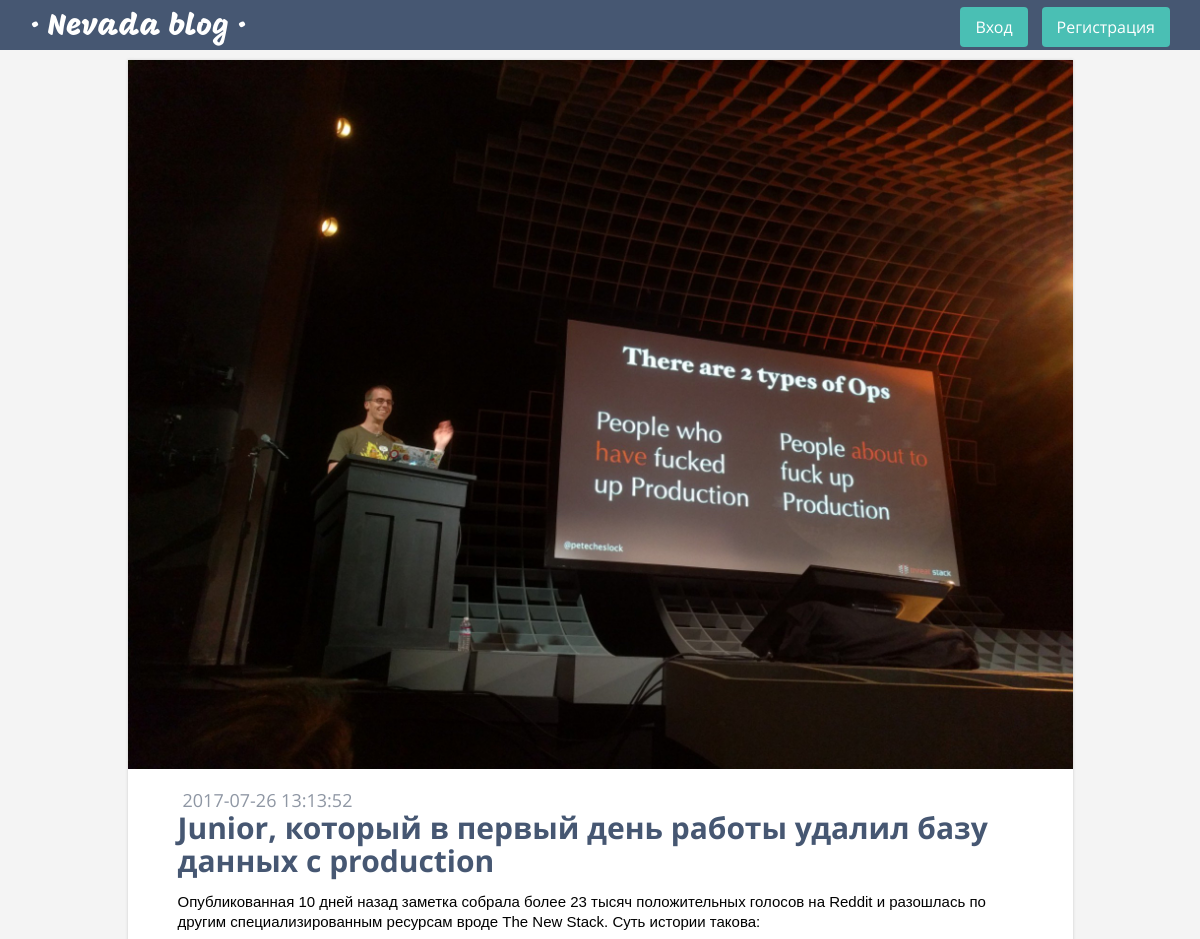
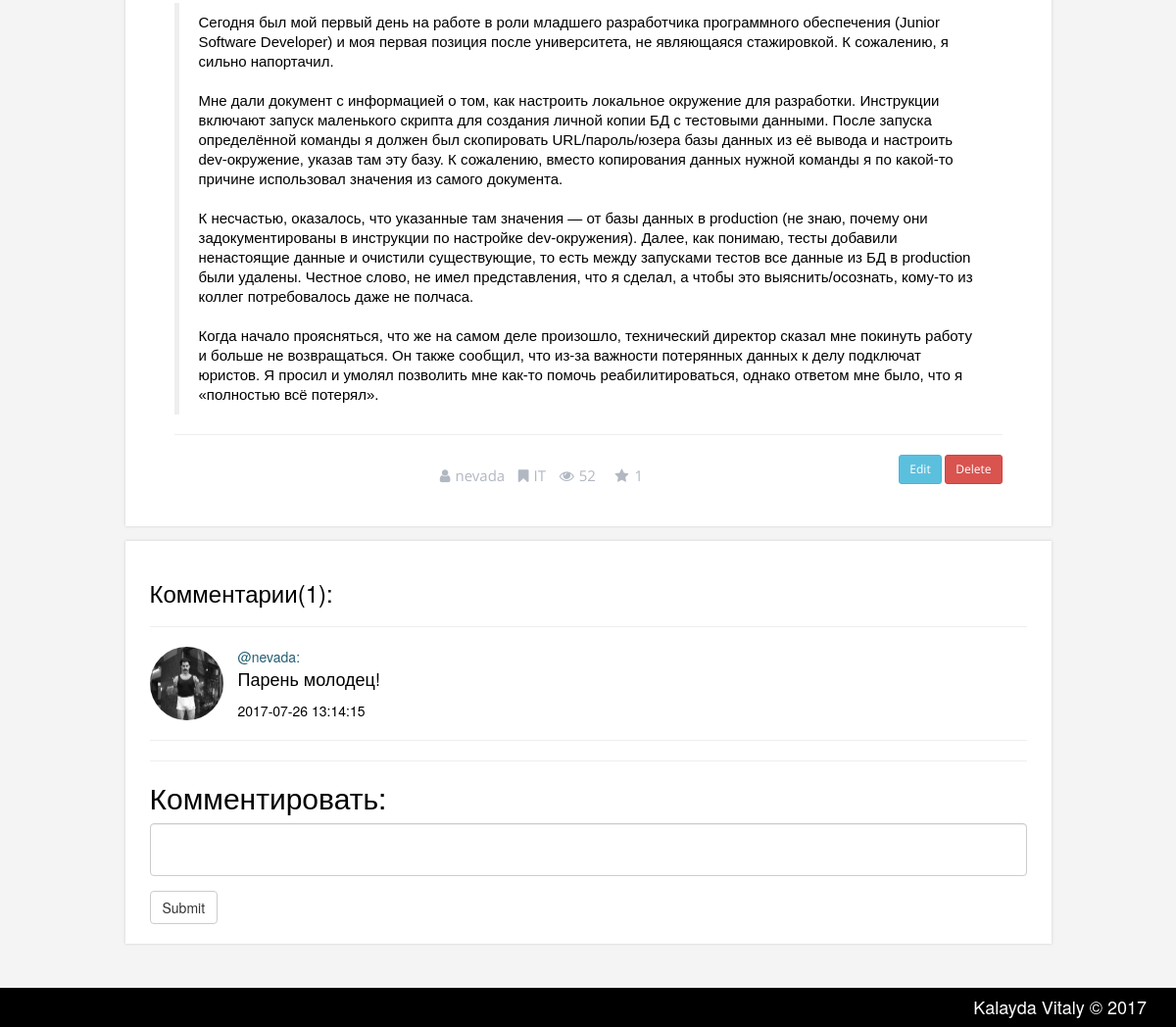
Page /article/24 on the committed database (2 pictures, top to bottom).
### tables this page shows
CREATE TABLE `posts` (
  `id` int(11) UNSIGNED NOT NULL,
  `title` varchar(255) NOT NULL,
  `content` text,
  `description` varchar(255) NOT NULL,
  `post_image` varchar(150) DEFAULT NULL,
  `category_id` int(11) UNSIGNED DEFAULT NULL,
  `views_count` int(11) UNSIGNED DEFAULT '0',
  `author_id` int(11) UNSIGNED DEFAULT NULL,
  `updated_at` timestamp NULL DEFAULT NULL,
  `created_at` timestamp NOT NULL DEFAULT CURRENT_TIMESTAMP
);

CREATE TABLE `users` (
  `id` int(11) UNSIGNED NOT NULL,
  `username` varchar(50) NOT NULL,
  `password` varchar(255) NOT NULL,
  `salt` varchar(64) NOT NULL,
  `role_id` int(11) UNSIGNED NOT NULL DEFAULT '1',
  `created_at` timestamp NOT NULL DEFAULT CURRENT_TIMESTAMP,
  `del_flag` tinyint(1) UNSIGNED NOT NULL DEFAULT '0'
);

CREATE TABLE `categories` (
  `id` int(11) UNSIGNED NOT NULL,
  `name` varchar(45) NOT NULL
);

CREATE TABLE `comments` (
  `id` int(11) UNSIGNED NOT NULL,
  `post_id` int(11) UNSIGNED NOT NULL,
  `author_id` int(11) UNSIGNED NOT NULL,
  `body` text NOT NULL,
  `created_at` timestamp NOT NULL DEFAULT CURRENT_TIMESTAMP
);

CREATE TABLE `users_profiles` (
  `user_id` int(11) UNSIGNED NOT NULL,
  `email` varchar(50) DEFAULT NULL,
  `first_name` varchar(50) DEFAULT NULL,
  `last_name` varchar(50) DEFAULT NULL,
  `birth_day` date DEFAULT NULL,
  `city` varchar(50) DEFAULT NULL,
  `avatar` varchar(255) NOT NULL,
  `last_activity` timestamp NULL DEFAULT NULL
);

### app/helpers/Config.php (called while the page is built)
<?php
class Config {
	public static function get($path = null) {
		if ($path) {
			$config = $GLOBALS['config'];
			$path = explode('/', $path);
			foreach ($path as $bit) {
				if (isset($config[$bit])) {
					$config = $config[$bit];
				}
			}
			return $config;
		}
	return false;
	}
}

### app/controllers/PostController.php (called while the page is built, shortened)
<?php
class PostController extends Controller {
	public function __construct() {
		$this->postModel = new Post;
		$categories = $this->postModel->getCategoriesList();
		$this->view->data('categories', $categories);
	}
	public function articleAction($postId = 1) {
		$postModel = new Post;
		$comment = new Comment;
		$user = new User;
		$userId = $user->isLoggedIn() ? $user->data()->id : false;
		$postId = (string) ((int) $postId);
		$post = $postModel->getPostById($postId, $userId);
		$comments = $comment->getCommentsByPostId($postId);
		$isYourPost = ($userId == $post->author_id);
		return $this->view->render('main', 'post/single', [
			'post' => $post,
			'comments' => $comments,
			'isYourPost' => false
			]);
	}
}

### index.php (called while the page is built, shortened)
<?php
$app = new Router;

### app/libs/Database/QueryBuilder.php (called while the page is built, shortened)
<?php
class QueryBuilder {
	public $db;
	private static $_instance = null;
	public static function getInstance() {
		if(is_null(self::$_instance))
		{
			self::$_instance = new self();
		}
		return self::$_instance;
	}
	private function __construct() {
		$this->db = new Connector;
	}
	public function sql($sql, $fields = null) {
		$query = $this->db->prepare($sql);
		$query->execute($fields);
		if (explode(' ', $sql)[0] == 'SELECT') {
			if ($query->rowCount()) {
				return $query->fetchAll(\PDO::FETCH_OBJ);
			}
		} else {
			return true;
		}
	}
}

### app/helpers/Cookie.php (called while the page is built, shortened)
<?php
class Cookie {
	public static function exists($name) {
		return (isset($_COOKIE[$name])) ? true : false;
	}
}

### app/helpers/Session.php (called while the page is built, shortened)
<?php
class Session {
	public static function exists($name) {
		return (isset($_SESSION[$name])) ? true : false;
	}
}

### app/models/User.php (called while the page is built, shortened)
<?php
class User extends Model {
	private $isLoggedIn,
	$data,
	$isAdmin = false;
	public function isLoggedIn() {
		return $this->isLoggedIn;
	}
}

### app/libs/Model.php (called while the page is built, shortened)
<?php
class Model {
	public function __construct() {
		$this->db = QueryBuilder::getInstance();
	}
}

### app/models/Post.php (called while the page is built, shortened)
<?php
class Post extends Model {
	public function getPostById($id, $userId = false) {
		$isLoggedInField = '';
		$isLoggedInJoin = '';
		return $this->db->sql("SELECT posts.id, posts.title, posts.views_count, posts.author_id, posts.content, posts.post_image, categories.name as cat_name, users.username, posts.created_at, COUNT(DISTINCT fav_posts.id) AS favs {$isLoggedInField} FROM posts INNER JOIN users ON posts.author_id = users.id INNER JOIN categories ON posts.category_id = categories.id
			{$isLoggedInJoin}
			LEFT JOIN fav_posts ON posts.id = fav_posts.post_id
			WHERE posts.id = $id", [':user_id' => $userId])[0];
	}
}

### app/libs/Database/Connector.php (called while the page is built, shortened)
<?php
class Connector extends \PDO {
	public function __construct() {
		$dsn = 	Config::get('database/DB_TYPE') . ":" .
		"host=" . Config::get('database/DB_HOST') .	";" .
		"dbname=" . Config::get('database/DB_NAME');
		$username = Config::get('database/username');
		$password = Config::get('database/password');
	}
}
?>

### app/models/Comment.php (called while the page is built, shortened)
<?php
class Comment extends Model {
	public function getCommentsByPostId($postId) {
		$sql = "SELECT u.id, c.body, c.created_at, u.username, up.avatar FROM comments c
		INNER JOIN users u ON c.author_id = u.id
		INNER JOIN users_profiles up ON up.user_id = u.id
		WHERE c.post_id = :post_id";
		$comments = $this->db->sql($sql, ['post_id' => $postId]);
		return $comments;
	}
}

### app/views/post/single.php (the view, shortened to what this page needs)
<section>
  <div class="container">
   <div class="row">
     <div class="col-md-10 col-md-offset-1">
      <article class="post-block">
        <?php if(!empty($post->post_image)): ?>
          <div class="image-block">
            <a href="/article/<?=$post->id;?>"><img src="/<?=$post->post_image;?>" alt=""></a>
          </div>
        <?php endif; ?>
        <div class="content clearfix">
          <div class="content-head clearfix">
            <div class="post-date"><?=$post->created_at; ?></div>
            <h2 class="post-title"><?=$post->title;?></h2>
          </div>
          <div class="post-content">
            <?=$post->content; ?>
          </div>
          <hr>
          <?php if (!$isYourPost): ?>
            <div class="post-footer-menu pull-right">
              <a href="/post/edit/<?=$post->id;?>" class="btn btn-info btn-sm">Edit</a>
              <button type="button" class="btn btn-danger btn-sm" data-toggle="modal" data-target="#myModal">Delete</button>
            </div>
          <?php endif; ?>
          <ul class="post-comments">
            <li><a href="/profile/<?=$post->user_id?>" class="user_icon" title="Users"><i class="fa fa-user"></i><?=$post->username;?></a></li>
            <li><i class="fa fa-bookmark"></i><a href="#"><?=$post->cat_name;?></a></li>
            <li><i class="fa fa-eye" aria-hidden="true"></i><?=$post->views_count;?></li>
            <li>
              <form action="/post/fav" method="post">
                <button class="fa fa-star" name="fav" value="<?=$post->id;?>" style="background-color: transparent; border: none;<?php if (isset($post->isFaved)) {echo "color: red";}?> "></button><?=$post->favs;?>
              </form>
            </li>
          </ul>
        </article>
      </div>
    </div>
  </div>
</section>
<section id="comments">
  <div class="container">
    <div class="row">
      <div class="col-md-10 col-md-offset-1">
        <div class="profile-block comments-block">
          <?php if(empty($comments)): ?>
            <p>Комментариев еще нет</p>
          <?php else: ?>
            <h3 style="margin-bottom: 20px">Комментарии(<?=count($comments);?>):</h3>
            <hr>
            <?php foreach($comments as $comment): ?>
              <div class="mini-avatar pull-left">
                <img src="/<?php echo $comment->avatar; ?>" alt="">
              </div>
              <div class="comment-block">
              <a class="profile-username" href="/profile/<?=$comment->id;?>">@<?=$comment->username;?>:</a>
              <p class="comment-body"><?=$comment->body;?></p>
              <span><?=$comment->created_at;?></span>
              <hr>
            </div>
          <?php endforeach; ?>
        <?php endif; ?>
        <hr>
        <h2>Комментировать:</h2>
        <form action="/post/article/<?=$post->id;?>" method="post">
          <div class="form-group">
            <textarea style="resize: none" type="text" name="commentbody" class="form-control"></textarea>
          </div>
          <input type="submit" name="comment" class="btn btn-default" vale="Отправить">
        </form>
      </div>
    </div>
  </div>
</div>
</section>

### app/libs/Router.php (shortened to what this page needs)
<?php
class Router {
	private $controller;
	private $url;
	public function __construct() {
		$this->routes = Config::get('routes');
		$this->controller = Config::get('default/controller');
		$this->action =  Config::get('default/action');
		$this->url = self::parseUrl();
		if (Router::findRoute()) {
			Router::go();
		}
	}
	public function findRoute() {
		foreach ($this->routes as $route => $value) {
			$route = explode('/', $route);
			if (isset($this->url[1])) {
				if (isset($route[1]) && preg_match("~{$route[1]}~", $this->url[1]) && $route[0] == $this->url[0]) {
					$value = explode('/', $value);
					$this->controller = $value[0];
					$this->action = $value[1];
					return true;
				}
			} else if (isset($this->url[0]) && preg_match("~{$route[0]}~", $this->url[0])) {
				if ($this->url[0] == $route[0]) {
					unset($this->url[0]);
				}
				$value = explode('/', $value);
				$this->controller = $value[0];
				$this->action = $value[1];
				return true;
			}
		}
		return false;
	}
	public function go() {
		$this->controller = ucfirst($this->controller) . 'Controller';
		$this->action .= 'Action';
		$parameters = $this->url ? array_values($this->url) : [];
		if (class_exists($this->controller)) {
			$this->controller = new $this->controller();
		} else {
			return Router::page404();
		}
		if (method_exists($this->controller, $this->action)) {
			return call_user_func_array([$this->controller, $this->action], $parameters);
		} else {
			return Router::page404();
		}
	}
	public function parseUrl() {
		if (isset($_GET['url'])) {
			$url = $_GET['url'];
			return explode('/', filter_var(rtrim($url, '/'), FILTER_SANITIZE_URL));
		}
	}
}

### app/libs/View.php (shortened to what this page needs)
<?php
class View {
	public function render($template, $contentPage, $data = null) {
		if ($template) {
			return require_once Config::get('path/views') . '/templates/' . $template . '.php';
		} else {
			return require_once Config::get('path/views') . '/' . $contentPage . '.php';
		}
	}
}

### app/views/templates/main.php (shortened to what this page needs)
<?php
$user = new User;
?>
<!DOCTYPE html>
<html lang="ru">
<head>
    <link rel="stylesheet" href="/public/libs/bootstrap/bootstrap.min.css" />
    <link rel="stylesheet" href="http://netdna.bootstrapcdn.com/font-awesome/4.0.3/css/font-awesome.css">
    <link rel="stylesheet" href="/public/css/style.css">
</head>
<body>
    <div class="wrapper">
        <div class="page">
            <header>
                <div class="header-top clearfix">
                    <div class="container">
                        <div class="logo pull-left">
                            <h1><a title="Home page" href="/">&middot; Nevada blog &middot;</a></h1>
                        </div>
                        <div class="pull-right">
                            <?php if (!$user->isLoggedIn()): ?>
                                <nav class="nav auth-buttons pull-right">
                                    <ul>
                                        <li><a href="/auth/login" class="button">Вход</a></li>
                                        <li><a href="/auth/register" class="button">Регистрация</a></li>
                                    </ul>
                                </nav>
                            <?php endif; ?>
                        </div>
                    </div>
                </div>
            </header>
            <?php require_once Config::get('path/views') . '/' . $contentPage . '.php';  ?>
        </div>
        <footer>
            <div class="container">
                <h4 class="text-right">Kalayda Vitaly &copy; 2017</h4>
            </div>
        </footer>
    </div>
</body>
</html>

### public/css/style.css (style rules this page uses)
:root { margin: 0; padding: 0; height: 100%; font-size: 20px; font-family: 'Open Sans'; }
body { font: 'Open Sans', Arial, Tahoma, sans-serif; width: 100%; height: 100%; color: black; background: #f4f4f4; }
.wrapper { display: flex; flex-direction: column; height: 100%; }
.page { flex: 1 0 auto; }
footer { margin-top: 30px; display: block; line-height: 50px; background-color: black; flex: 0 0 auto; color: white; }
a { color: black; }
button { outline: 0 !important; }
.header-top { height: 50px; line-height: 50px; text-align: center; background: #465772; margin-bottom: 10px; }
.logo h1 { height: 50px; margin: 0; }
.logo a { color: white; font-size: 30px; font-family: 'Mogra'; font-weight: 300; line-height: 50px; height: 50px; }
.header-top .auth-buttons { float: left; }
.header-top .auth-buttons li { display: inline-block; }
.header-top .auth-buttons li + li { margin-left: 10px; }
.button { font-family: 'Open Sans', Arial, sans-serif; vertical-align: middle; background-color: #4abfb4; font-size: 16px; line-height: 26px; color: white; padding: 7px 15px; display: inline-block; border: none; border-radius: 4px; }
.post-block { margin-bottom: 15px; background: white; box-shadow: 0px 0px 3px 0px #ccc; }
.post-block img { width: 100%; }
.post-block .content { font-family: 'Open Sans', Arial, sans-serif; padding: 10px 50px 20px; }
.post-block .content .post-title { margin: 0; float: left; font-family: 'Open Sans'; font-weight: 700; color: #4d4d4d; color: #465772; }
.post-block .content .post-date { margin-top: 10px; padding-left: 5px; line-height: 22px; color: #8f97a4; font-size: 18px; }
.post-block .content p { font-size: 15px; line-height: 20px; font-family: Arial; }
.post-content { margin-top: 15px; }
.post-comments { padding: 11px 10px; text-align: center; }
.post-comments li { font-size: 15px; display: inline-block; color: #b1b8c2; }
.post-comments li a { color: inherit; -webkit-transition: all .2s linear; -o-transition: all .2s linear; transition: all .2s linear; }
.post-comments li i { margin-right: 5px; }
.post-comments li + li { margin-left: 10px; }
.image-block { width: 100%; }
.image-block img { width: 100%; height: auto; }
.profile-block { margin-left: 0; padding: 15px; margin-bottom: 15px; background: white; box-shadow: 0px 0px 3px 0px #ccc; }
.profile-username { color: #235e71; }
.comments-block { padding: 20px 25px; }
.comment-body { font-size: 18px; font-weight: 400; }
.mini-avatar { width: 75px; height: 75px; overflow: hidden; border-radius: 100%; margin-right: 15px; }
.mini-avatar img { width: 100%; height: auto; }

### rows in the picture
posts: post_image (picture), created_at "2017-07-26 13:13:52", title "Junior, который в первый день работы удалил базу данных с production", content "Опубликованная 10 дней назад заметка собрала более 23 тысяч положительных голосов на Reddit и разошлась по другим специализированным ресурсам вроде The New Stack . Суть истории такова: Сегодня был мой первый день на работе в роли младшего разработчика программного обеспечения (Junior Software Developer) и моя первая позиция после университета, не являющаяся стажировкой. К сожалению, я сильно напортачил. Мне дали документ с информацией о том, как настроить локальное окружение для разработки. Инструкции включают запуск маленького скрипта для создания личной копии БД с тестовыми данными. После запуска определённой команды я должен был скопировать URL/пароль/юзера базы данных из её вывода и…", author.username "nevada", category.name "IT", views_count "52"
comments: users_profiles.avatar (picture), author.username "nevada", body "Парень молодец!", created_at "2017-07-26 13:14:15"

### other values in the picture
$post->favs "1"
count($comments) "1"
